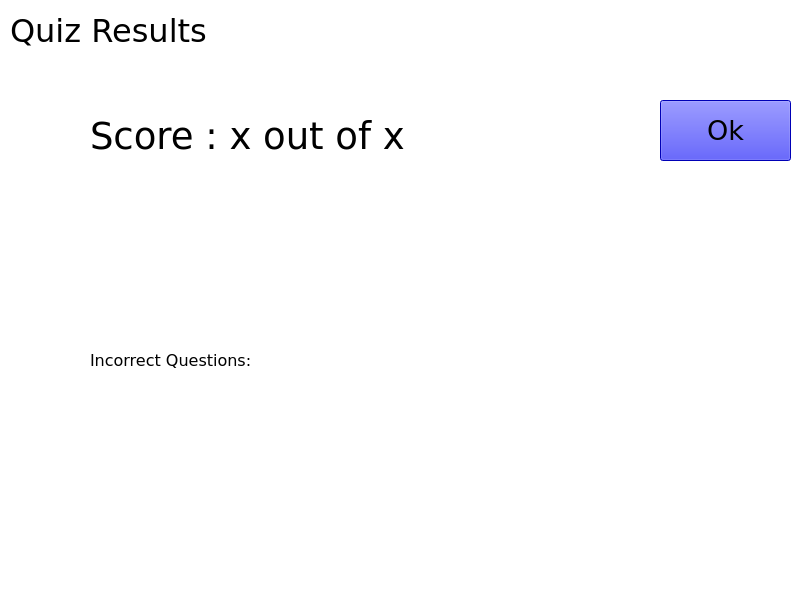
<?xml version="1.0" encoding="UTF-8"?>
<ui version="4.0">
 <class>MainWindow</class>
 <widget class="QMainWindow" name="MainWindow">
  <property name="geometry">
   <rect>
    <x>0</x>
    <y>0</y>
    <width>800</width>
    <height>600</height>
   </rect>
  </property>
  <property name="windowTitle">
   <string>MainWindow</string>
  </property>
  <property name="styleSheet">
   <string notr="true">background:white;</string>
  </property>
  <widget class="QWidget" name="centralwidget">
   <widget class="QLabel" name="label">
    <property name="geometry">
     <rect>
      <x>10</x>
      <y>10</y>
      <width>351</width>
      <height>41</height>
     </rect>
    </property>
    <property name="font">
     <font>
      <family>Verdana</family>
      <pointsize>24</pointsize>
     </font>
    </property>
    <property name="text">
     <string>Quiz Results</string>
    </property>
   </widget>
   <widget class="QLabel" name="scoreText">
    <property name="geometry">
     <rect>
      <x>90</x>
      <y>60</y>
      <width>661</width>
      <height>151</height>
     </rect>
    </property>
    <property name="font">
     <font>
      <family>Verdana</family>
      <pointsize>28</pointsize>
     </font>
    </property>
    <property name="text">
     <string>Score : x out of x</string>
    </property>
   </widget>
   <widget class="QLabel" name="correctionLabel">
    <property name="geometry">
     <rect>
      <x>90</x>
      <y>170</y>
      <width>661</width>
      <height>381</height>
     </rect>
    </property>
    <property name="font">
     <font>
      <family>Verdana</family>
      <pointsize>12</pointsize>
     </font>
    </property>
    <property name="text">
     <string>Incorrect Questions:</string>
    </property>
   </widget>
   <widget class="QPushButton" name="okButton">
    <property name="geometry">
     <rect>
      <x>660</x>
      <y>100</y>
      <width>131</width>
      <height>61</height>
     </rect>
    </property>
    <property name="font">
     <font>
      <family>Verdana</family>
      <pointsize>20</pointsize>
     </font>
    </property>
    <property name="styleSheet">
     <string notr="true">background:blue;</string>
    </property>
    <property name="text">
     <string>Ok</string>
    </property>
   </widget>
  </widget>
  <widget class="QMenuBar" name="menubar">
   <property name="geometry">
    <rect>
     <x>0</x>
     <y>0</y>
     <width>800</width>
     <height>21</height>
    </rect>
   </property>
  </widget>
  <widget class="QStatusBar" name="statusbar"/>
 </widget>
 <resources/>
 <connections/>
</ui>
